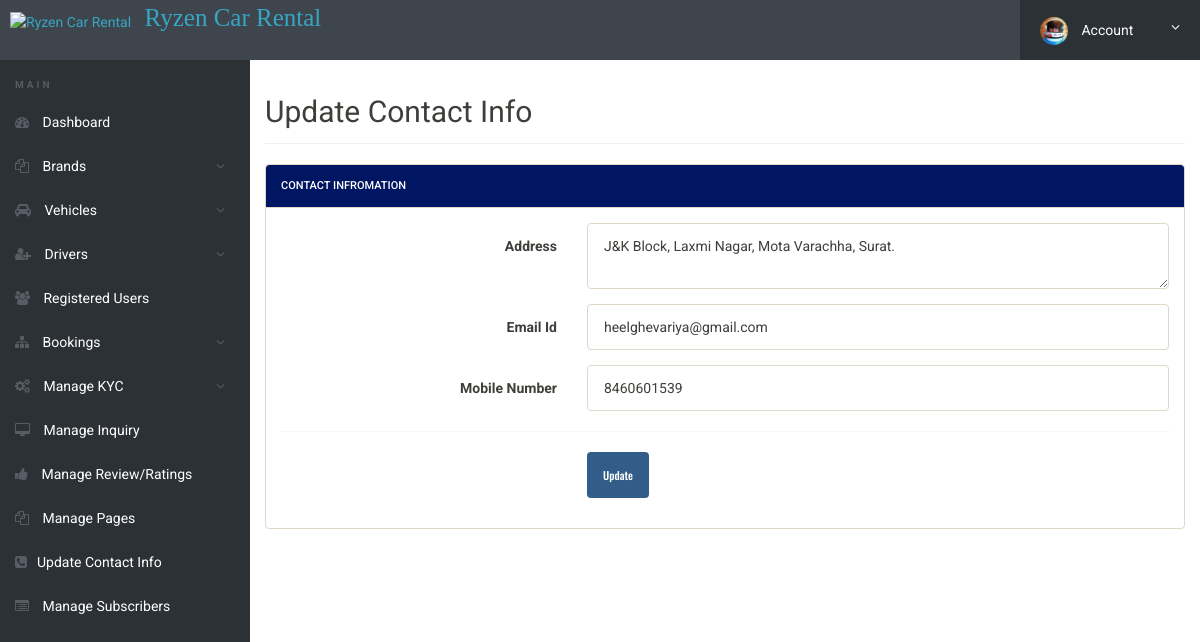
/update-contactinfo.php (signed in), run on the app's committed database.
### tables this page shows
CREATE TABLE `tbl_contactusinfo` (
  `id` int(11) NOT NULL,
  `address` tinytext NOT NULL,
  `email_id` varchar(30) NOT NULL,
  `contact_no` char(11) NOT NULL
);

### update-contactinfo.php (the view, shortened to what this page needs)
<?php
include 'includes/config.php';
?>
<!doctype html>
<html lang="en" class="no-js">
<head>
	<link rel="stylesheet" href="css/font-awesome.min.css">
	<link rel="stylesheet" href="css/bootstrap.min.css">
	<link rel="stylesheet" href="css/dataTables.bootstrap.min.css">
	<link rel="stylesheet" href="css/bootstrap-social.css">
	<link rel="stylesheet" href="css/bootstrap-select.css">
	<link rel="stylesheet" href="css/fileinput.min.css">
	<link rel="stylesheet" href="css/awesome-bootstrap-checkbox.css">
	<link rel="stylesheet" href="css/style.css">
</head>
<body>
	<?php include('includes/header.php');?>
	<div class="ts-main-content">
	<?php include('includes/leftbar.php');?>
		<div class="content-wrapper">
			<div class="container-fluid">
				<div class="row">
					<div class="col-md-12">
						<h2 class="page-title">Update Contact Info</h2>
						<div class="row">
							<div class="col-md-10 col-lg-12">
								<div class="panel panel-default">
									<div class="panel-heading" style="background-color:#001662; color:white;">Contact infromation</div>
									<div class="panel-body">
										<form method="post" name="chngpwd" id="frm" class="form-horizontal" onSubmit="return valid();">
				<?php $sql =mysqli_query($conn,"SELECT * from  tbl_contactusinfo") or die(mysqli_error($conn));
			while($row=mysqli_fetch_assoc($sql))
			{
	?>
				<div class="form-group">
												<label class="col-sm-4 control-label"> Address</label>
												<div class="col-sm-8">
													<textarea class="form-control" name="address" id="address" maxlength="70" autocomplete="off"><?php echo $row["address"];?></textarea>
												</div>
											</div>
											<div class="form-group">
												<label class="col-sm-4 control-label"> Email Id</label>
												<div class="col-sm-8">
													<input type="email" class="form-control" name="email" id="email" maxlength="40" value="<?php echo $row["email_id"];?>" autocomplete="off">
												</div>
											</div>
<div class="form-group">
												<label class="col-sm-4 control-label"> Mobile Number </label>
												<div class="col-sm-8">
													<input type="text" class="form-control" value="<?php echo $row["contact_no"];?>" maxlength="10" name="contactno" id="contactno" autocomplete="off">
												</div>
											</div>
<?php } ?>
											<div class="hr-dashed"></div>
											<div class="form-group">
												<div class="col-sm-8 col-sm-offset-4">
													<button class="btn btn-primary" name="submit" id="submit" type="submit">Update</button>
												</div>
											</div>
										</form>
									</div>
								</div>
							</div>
						</div>
					</div>
				</div>
			</div>
		</div>
	</div>
</body>
</html>

### css/style.css (style rules this page uses)
html { font-size: 14px; }
@media only screen and (min-width: 480px) { html { font-size: 17px; } }
@media only screen and (min-width: 768px) { html { font-size: 14px; } }
body { font-size: 1em; }
.btn { font-family: 'Oswald', sans-serif; }
.hr-dashed { background-color: transparent; border-top: 1px dotted #edf0f5; color: transparent; height: 1px; margin: 20px 0; }
.panel { overflow: hidden; }
.btn { text-transform: none; }
.page-title { padding-bottom: 15px; margin-bottom: 20px; border-bottom: 1px solid #f0f0f0; }
.ts-main-content .content-wrapper { padding-top: 15px; margin-top: 60px; }
@media only screen and (min-width: 992px) { .ts-main-content .content-wrapper { margin-left: 250px; } }

### data on the page
tbl_contactusinfo: address "J&K Block, Laxmi Nagar, Mota Varachha, Surat.", email "heelghevariya@gmail.com", contactno "8460601539"
